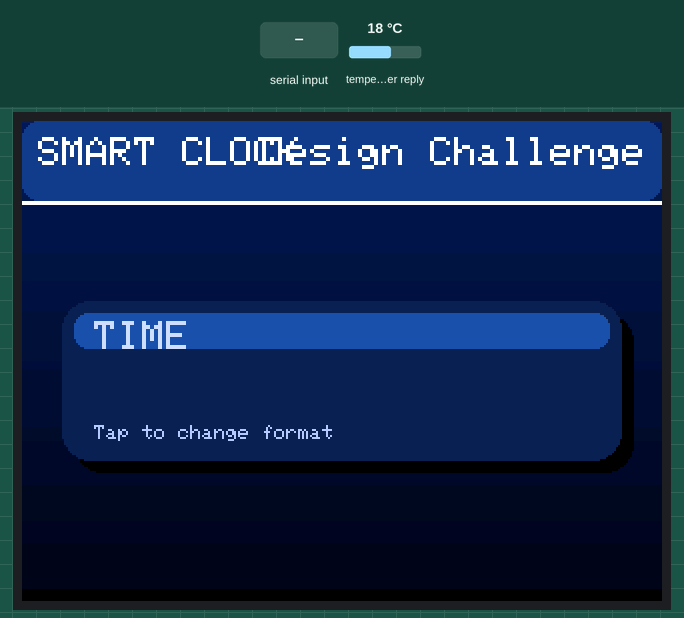
Simulated run of this sketch. Board: ESP32. Parts: 320×240 colour display. Inputs (shaded band) come from the test bench; at power-on: temperature in the weather reply 18 °C. WiFi joins after 1.5 s; servers stay silent unless stated; web services answer with replies made up by the test bench; not simulated (calls return 0 or success): secrets.h; what the sketch prints to the serial monitor is not drawn.

Above: at 5.9 s.
6.0 s: "|\n" received over Serial
Timing chart, 0 to 9.0 s (numbered marks = the images above; inputs shaded):
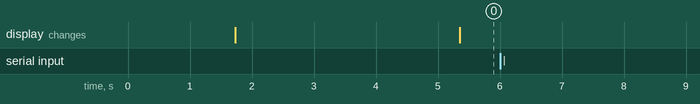

Measured:
- after the input at 6.0 s, every drawn part: stays the same

The sketch:

GUITests.ino
```cpp
// Libraries
#include <WiFi.h>
#include <HTTPClient.h>
#include <ArduinoJson.h>
#include "secrets.h"
#include <set>
#include <TFT_eSPI.h>

// const char* SSID = "DOEGuest";
// const char* PASSWORD = "NYC$itevent";
const char* TIME_API = "http://worldclockapi.com/api/json/est/now";
const char* WEATHER_API = "https://api.open-meteo.com/v1/forecast?latitude=40.6501&longitude=-73.9496&hourly=temperature_2m,rain,showers&timezone=America%2FNew_York&forecast_days=3";
TFT_eSPI tft = TFT_eSPI();
String screenStartText = "Hi, I am Screen!";

String getCurrentTime() {
  // Create HTTP object and set URL
  HTTPClient http;
  http.begin(TIME_API);
  // Get HTTP code to later verify output (200 = success, 429 = too many requests, etc)
  int httpCode = http.GET();
  // Serial.println(httpCode);
  if (httpCode == HTTP_CODE_OK) {
    // Set all JSON into string
    String stringDataTime = http.getString();
    // Make dict variable 'organizedTimeData' with allocated 1024 bytes
    StaticJsonDocument<1024> organizedTimeData;
    // Parse JSON string into dict variable
    deserializeJson(organizedTimeData, stringDataTime);

    // "2025-09-20T11:59-04:00"
    String dateAndTime = organizedTimeData["currentDateTime"];

    // Find the spot of 'T" and make a substring of everything from after it
    int tIndex = dateAndTime.indexOf('T');
    String onlyTime = dateAndTime.substring(tIndex + 1);

    // Find the spot of '+' in the previous substring, if doesn't exist, look for spot of '-'
    // This rules out the timezone difference part
    int tzIndex = onlyTime.indexOf('+');
    if (tzIndex == -1) {
      tzIndex = onlyTime.indexOf('-');
    }
    // Turn 'onlyTime' back to another substring of itself, but lowered from the beginning till right before timezone difference part
    onlyTime = onlyTime.substring(0, tzIndex);
    Serial.println(onlyTime);

    return onlyTime;
  } else {
    Serial.println("Issue with Time HTTP");
    Serial.println(httpCode);
  }
  http.end();
  // Return function incase of error
  return "";
}

class Weather {
  // Private variables only
  private:
    DynamicJsonDocument organizedWeatherData;

  // Everything accessible from outside
  public:
    // Constructor + initilization list
    Weather() : organizedWeatherData(9000) {

    }

    void fetchWeatherData() {
      HTTPClient http;
      http.begin(WEATHER_API);
      int httpCode = http.GET();
      if (httpCode == HTTP_CODE_OK){
        String stringDataWeather = http.getString();
        deserializeJson(organizedWeatherData, stringDataWeather);
      } else {
        Serial.println("Issue with Weather HTTP");
      }
      http.end();
    }

    void printNext24Hours() {
      for (int i = 0; i < 24; i++) {
        String hourTime = organizedWeatherData["hourly"]["time"][i];
        float temperature = organizedWeatherData["hourly"]["temperature_2m"][i];
        float rain = organizedWeatherData["hourly"]["rain"][i];
        float showers = organizedWeatherData["hourly"]["showers"][i];

        Serial.println(hourTime);
        Serial.print(" Temp: "); Serial.print(temperature);
        Serial.print(" Rain%: "); Serial.println((rain + showers) * 100);
      }
    }

};

class Alarms {
  private:
    std::set<String> alarmSet;
    // int alarmCount = 0;

  public:
    Alarms() {    }

    void addAlarm(String time) {
      auto result = alarmSet.insert(time);
      if (result.second) {
        Serial.println("Successfuly added alarm at " + time);
        // alarmCount++;
      } else {
        Serial.println("Already exists");
      }
    }

    void removeAlarm(String time) {
      auto erased = alarmSet.erase(time);
      if (erased == 1) {
        Serial.println("Alarm erased");
      } else {
        Serial.println("Alarm not found!");
      }
    }

    bool checkAlarm(String time) {
      for (const auto& alarmTime : alarmSet) {
        if (alarmTime == time) {
          return true;
        }
      }
      return false;
    }
};

class SpecificTimeTest {
  private:
    String _time;

  public:
    SpecificTimeTest() {
      _time = "12:50";

    }

    // Getter
    String time() {
      return _time;
    }

    // Normal class functions
    bool isTimeYet(String currentTime) {
      return currentTime == time();
    }

};

class PrintOnScreen {
  private:
    TFT_eSPI &tftRef;  // Reference to TFT object for easier OOP handling

    // Helper: convert 8-bit RGB to 16-bit color
    inline uint16_t color565(uint8_t r, uint8_t g, uint8_t b) {
      return ((r & 0xF8) << 8) | ((g & 0xFC) << 3) | (b >> 3);
    }

    // Convert 565 -> RGB
    void rgbFrom565(uint16_t c, uint8_t &r, uint8_t &g, uint8_t &b) {
      r = ((c >> 11) & 0x1F) * 255 / 31;
      g = ((c >> 5) & 0x3F) * 255 / 63;
      b = (c & 0x1F) * 255 / 31;
    }

    // Draw vertical gradient
    void drawVerticalGradient(uint16_t topColor, uint16_t bottomColor) {
      int H = tftRef.height();
      uint8_t r0, g0, b0, r1, g1, b1;
      rgbFrom565(topColor, r0, g0, b0);
      rgbFrom565(bottomColor, r1, g1, b1);

      for (int y = 0; y < H; y++) {
        float v = (H == 1) ? 0.0f : (float)y / (H - 1);
        uint8_t r = (uint8_t)((1.0f - v) * r0 + v * r1);
        uint8_t g = (uint8_t)((1.0f - v) * g0 + v * g1);
        uint8_t b = (uint8_t)((1.0f - v) * b0 + v * b1);
        tftRef.drawFastHLine(0, y, tftRef.width(), color565(r, g, b));
      }
    }

  public:
    PrintOnScreen(TFT_eSPI &tft) : tftRef(tft) {}

    void printBackground() {
      // Gradient background
      uint16_t top = color565(8, 30, 90);
      uint16_t bottom = color565(2, 6, 24);
      drawVerticalGradient(top, bottom);

      // Header bar
      int headerH = max(36, tftRef.height() / 12);
      int pad = 8;
      uint16_t headerColor = color565(18, 60, 140);
      tftRef.fillRoundRect(0, 0, tftRef.width(), headerH + 4, 8, headerColor);

      // Tiny accent line under header
      tftRef.fillRect(0, headerH + 4, tftRef.width(), 2, color565(255, 255, 255));

      // Header text
      tftRef.setTextSize(2);
      tftRef.setTextColor(TFT_WHITE);
      tftRef.setCursor(pad, 8);
      tftRef.print("SMART CLOCK");

      // Small label on right
      String rightLabel = "Design Challenge";
      int txtW = rightLabel.length() * 6 * 2; // approximate
      tftRef.setCursor(tftRef.width() - txtW - pad, 8);
      tftRef.print(rightLabel);

      // Bottom decoration
      tftRef.fillRect(0, tftRef.height() - 6, tftRef.width(), 6, color565(0, 0, 0));
    }

    void printTime(String time) {
      int w = tftRef.width() - 40;
      int h = max(80, tftRef.height() / 5);
      int x = (tftRef.width() - w) / 2;
      int y = (tftRef.height() - h) / 2 + 10;
      int r = 14;

      // Shadow
      tftRef.fillRoundRect(x + 6, y + 6, w, h, r, color565(0, 0, 0));

      // Card background
      uint16_t cardColor = color565(10, 32, 80);
      tftRef.fillRoundRect(x, y, w, h, r, cardColor);

      // Inner highlight
      tftRef.fillRoundRect(x + 6, y + 6, w - 12, 18, r / 2, color565(28, 80, 170));

      // Small label
      tftRef.setTextSize(2);
      tftRef.setTextColor(color565(200, 220, 255));
      tftRef.setCursor(x + 16, y + 10);
      tftRef.print("TIME");

      // Large time text
      int textSizeLarge = 5;
      int charW = 6 * textSizeLarge;
      int textW = time.length() * charW;
      int tx = x + (w - textW) / 2;
      int ty = y + (h / 2) - (8 * textSizeLarge / 2) + 6;

      // Shadow
      tftRef.setTextSize(textSizeLarge);
      tftRef.setTextColor(color565(0, 0, 0));
      tftRef.setCursor(tx + 2, ty + 3);
      tftRef.print(time);

      // Foreground
      tftRef.setTextColor(TFT_WHITE);
      tftRef.setCursor(tx, ty);
      tftRef.print(time);

      // Hint
      tftRef.setTextSize(1);
      tftRef.setTextColor(color565(180, 200, 255));
      tftRef.setCursor(x + 16, y + h - 18);
      tftRef.print("Tap to change format");
    }
};


// const int LED_PIN = 2;
// const int BUTTON_PIN = 13;
// const int BUZZER_PIN = 14;
SpecificTimeTest specificTimeTest;
Weather weather;
Alarms alarms;

void setup() {
  // Baud #
  Serial.begin(115200);

  // pinMode(LED_PIN, OUTPUT);

  // Connect to WiFi and wait till connection
  WiFi.begin(SSID, PASSWORD);
  Serial.println("Connecting..");
  while (WiFi.status() != WL_CONNECTED) {
    delay(500);
    Serial.print(".");
  }
  // Provide IP address and verify connection
  Serial.println("Connected!");
  Serial.println("IP Address: ");
  Serial.print(WiFi.localIP());

  // Screen stuff
  Serial.println("Waiting 3 seconds before starting (screen)");

  // Manual screen reset
  // pinMode(TFT_RST, OUTPUT);
  // digitalWrite(TFT_RST, LOW);
  // delay(50);
  // digitalWrite(TFT_RST, HIGH);
  // delay(50);

  // Screen initilaization
  tft.init();
  tft.setRotation(1);
  tft.fillScreen(TFT_BLACK);

  // Screen text popup
  tft.setTextColor(TFT_WHITE);
  tft.setTextSize(2);
  tft.setCursor(10, 10);
  tft.println(screenStartText);


  // Get started (time takes only 5 seconds so no need)
  weather.fetchWeatherData();
  weather.printNext24Hours();

  // use "button" mode for button
  // pinMode(BUTTON_PIN, INPUT_PULLUP);
  // // Initialize buzzer
  // pinMode(BUZZER_PIN, OUTPUT);
  // digitalWrite(BUZZER_PIN, LOW);
}

// Weather flag
unsigned long lastWeatherUpdate = 0;
const unsigned long weatherInterval = 3600000; // 1 hour in milliseconds
// Time flag
const unsigned int timeInterval = 5000;
unsigned long lastTimeUpdate = 0;

PrintOnScreen screenPrinting(tft); // pass TFT object reference

void loop() {
  String currentTime = "";
  if (millis() - lastTimeUpdate > timeInterval) {
  currentTime = getCurrentTime();
  Serial.println(currentTime);
  lastTimeUpdate = millis();

  // Screen Stuff (Time)

  // tft.fillScreen(TFT_BLACK);
  // tft.setCursor(10, 10);
  // tft.print("Time: ");
  // tft.println(currentTime);
  screenPrinting.printBackground();
  screenPrinting.printTime(currentTime);
  }

  // if (specificTimeTest.isTimeYet(currentTime)) {
  //   digitalWrite(LED_PIN, HIGH);
  // } else {
  //   digitalWrite(LED_PIN, LOW);
  // }

  if ((millis() - lastWeatherUpdate) > weatherInterval) {
    weather.fetchWeatherData();
    weather.printNext24Hours();
    lastWeatherUpdate = millis();
  }

  String timeInput = "";
  if (Serial.available() > 0) {
    char c = Serial.read();
    if (c == '|') {
      Serial.println("Please enter time then press enter: ");
      while (true) {
        if (Serial.available() > 0) {
          char t = Serial.read();
          if (t == '\n') break;
          if (t != '\r') timeInput += t;
        }
      }
      alarms.addAlarm(timeInput);
    }
  }


  // ALL What's below to be changed !!!

  // if (alarms.checkAlarm(currentTime)) {
  //   digitalWrite(LED_PIN, HIGH);
  // }

  // int buttonState = digitalRead(BUTTON_PIN);
  // if (buttonState == LOW) {
  //   Serial.println("Button Pressed!");
  //   digitalWrite(BUZZER_PIN, LOW);
  // } else {
  //   digitalWrite(BUZZER_PIN, HIGH);
  // }


}

/*

*/


// For later
/*


bool alarmAcknowledged = false; // global

bool isAlarmTime = alarms.checkAlarmTime();

if (isAlarmTime && !alarmAcknowledged) {
    digitalWrite(buzzerPin, HIGH);
} else {
    digitalWrite(buzzerPin, LOW);
}

if (buttonPressed && isAlarmTime) {
    alarmAcknowledged = true;
    digitalWrite(buzzerPin, LOW); // turn off immediately
}

// Reset acknowledgment when alarm ends
if (!isAlarmTime) {
    alarmAcknowledged = false;
}


*/
```
